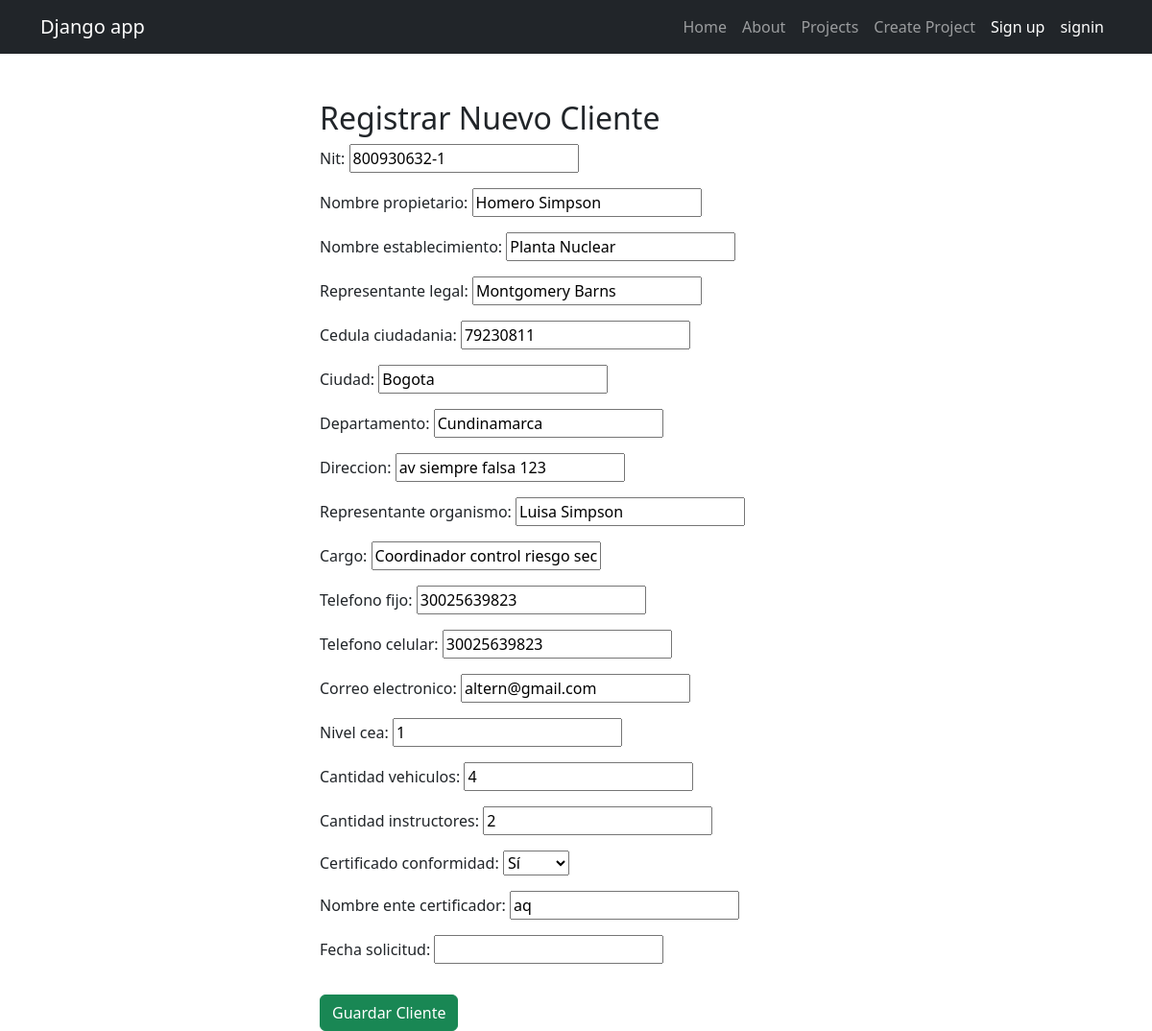
The page /clientes/clientes/crear/800930632-1/ on the database as committed earlier.
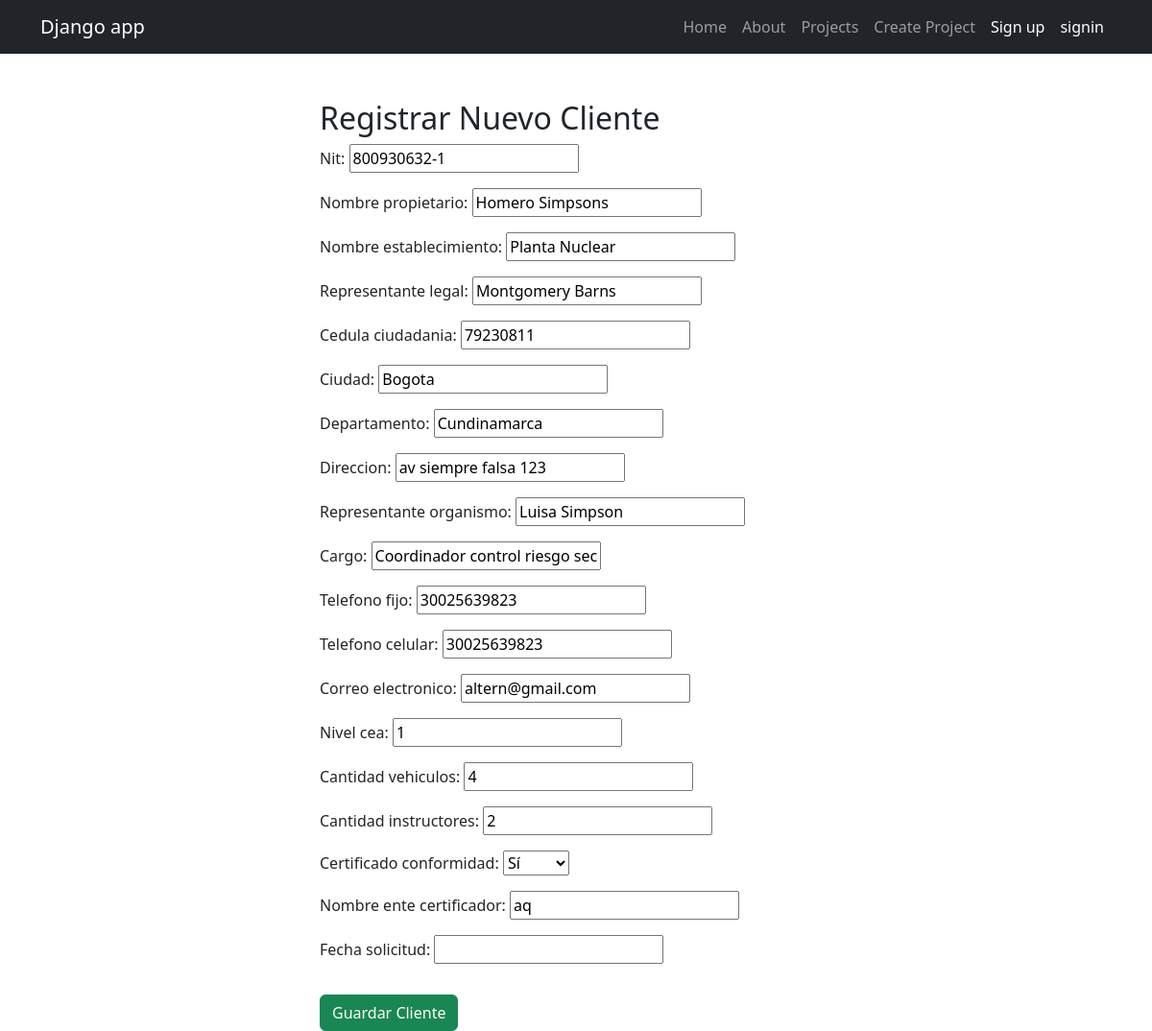
The same page on the database as committed later.
### solicitudes/models.py (models this page shows, shortened)
class Cliente(models.Model):
    nit = models.CharField(max_length=20, unique=True)  # Nit único
    nombre_propietario = models.CharField(max_length=100)
    nombre_establecimiento = models.CharField(max_length=100)
    representante_legal = models.CharField(max_length=100)
    cedula_ciudadania = models.CharField(max_length=20)
    ciudad = models.CharField(max_length=100)
    departamento = models.CharField(max_length=100)
    direccion = models.CharField(max_length=200)
    representante_organismo = models.CharField(max_length=100)
    cargo = models.CharField(max_length=50)
    telefono_fijo = models.CharField(max_length=20, blank=True, null=True)
    telefono_celular = models.CharField(max_length=20)
    correo_electronico = models.EmailField()
    nivel_cea = models.CharField(max_length=50)
    cantidad_vehiculos = models.IntegerField()
    cantidad_instructores = models.IntegerField()
    certificado_conformidad = models.CharField(max_length=100, choices=[('si', 'Sí'), ('no', 'No')])
    nombre_ente_certificador = models.CharField(max_length=100, blank=True, null=True)
    fecha_solicitud = models.DateField(null=True, blank=True)  # Se establece solo cuando se envía la solicitud

### solicitudes/views.py (the view)
# urls.py: path('clientes/crear/<str:nit>/', views.crear_cliente, name='crear_cliente'),
def crear_cliente(request, nit=None):
    cliente = None
    if nit:
        cliente = Cliente.objects.filter(nit=nit).first()
    if request.method == 'POST':
        form = ClienteForm(request.POST, instance=cliente)
        if form.is_valid():
            cliente = form.save()  # Guarda el cliente
            return redirect('ver_cliente', cliente_id=cliente.id)  # Redirige a la vista de ver_cliente
    else:
        form = ClienteForm(instance=cliente)
    return render(request, 'solicitudes/crear_cliente.html', {'form': form, 'cliente': cliente})

### solicitudes/forms.py
class ClienteForm(forms.ModelForm):
    class Meta:
        model = Cliente
        fields = '__all__'
        widgets = {
            'nit': forms.TextInput(attrs={'placeholder': 'Nit del cliente'}),
            'telefono_fijo': forms.TextInput(attrs={'placeholder': 'Teléfono Fijo (opcional)'}),
        }

### solicitudes/templates/solicitudes/crear_cliente.html (shortened to what this page needs)
<!doctype html>
<html lang="es">
<head>
</head>
{% extends 'layouts/base.html' %}
{% block content %}
<body>
<main class="container">
    <div class="row">
        <div class="col-md-6 offset-md-3 mt-5">
            <h2>Registrar Nuevo Cliente</h2>
            <form method="POST">
                {{ form.as_p }}
                <button class="btn btn-success mt-3" type="submit">
                    Guardar Cliente
                </button>
            </form>
        </div>
    </div>
</main>
</body>
{% endblock %}

Rows that differ between the two databases and show on the page:
changed Cliente "Planta Nuclear": nombre_propietario "Homero Simpson" → "Homero Simpsons"
